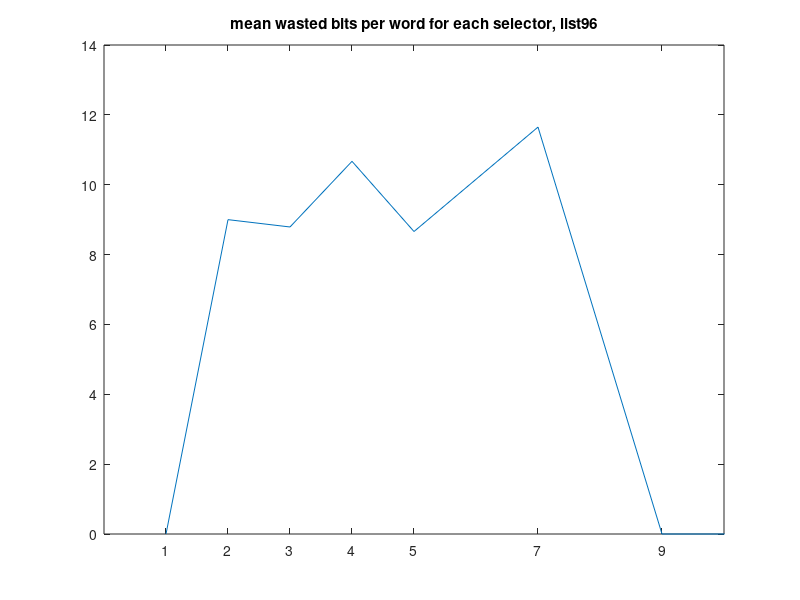

This chart was generated by the following MATLAB code:
list96 = csvread('list96.csv');

listnumber = list96(1,1)
length = list96(2,1)

rawbitwidths = list96(4:34,:);

% row 44 is start of 1 bit list
% rown 286 is end of 28 bit list
bitsbyselector = list96(44:286,:);


selectorbybits = list96(287:end,:);

maxbits = 28
%for i = 0:9
%  selector = selectorbybits(287+i:end,:)
%end

selector1 = selectorbybits(2:28,2)
selector2 = selectorbybits(30:56,2)
selector3 = selectorbybits(58:84,2)
selector4 = selectorbybits(86:112,2)
selector5 = selectorbybits(114:140,2)
selector7 = selectorbybits(142:168,2)
selector9 = selectorbybits(170:196,2)
selector14 = selectorbybits(198:224,2)
selector28 = selectorbybits(226:252,2)
fls = (1:27)

%{
plot(fls, selector2, fls, selector3, fls, selector4, ...
     fls, selector5, fls, selector7)
xlabel('bit width')
ylabel('number of ints')
title('List #96, 25722 postings')
legend({'2 bit selector','3 bit selector','4 bit selector','5 bit selector','7 bit selector'})
axis([1 10 0 5000])
%}


%**************************************
%*** plot where n-bit ints went *******
%**************************************
bitsbyselector = list96(44:286,:);
bitwidth1 = bitsbyselector(1:9,2)
bitwidth2 = bitsbyselector(10:18,2)
bitwidth3 = bitsbyselector(19:27,2)
bitwidth4 = bitsbyselector(28:36,2)
bitwidth5 = bitsbyselector(37:45,2)
bitwidth6 = bitsbyselector(46:54,2)
bitwidth7 = bitsbyselector(55:63,2)
bitwidth9 = bitsbyselector(64:72,2)
bitwidth14 = bitsbyselector(73:81,2)

selectors = (1:9)
selectors(6) = 7;
selectors(7) = 9;
selectors(8) = 14;
selectors(9) = 28;


plot(selectors, bitwidth1, selectors, bitwidth2, selectors, bitwidth3, selectors, bitwidth4, selectors, bitwidth5, selectors, bitwidth6, selectors, bitwidth7)
xlabel('selector')
ylabel('number of ints')
title('List #96, 25722 postings')
legend('1-bit ints','2-bit ints','3-bit ints','4-bit ints','5-bit ints', '6-bit ints', '7-bit ints')
axis([1 14 0 3500])

xticks([1 2 3 4 5 7 9 14])



%plot raw bit with counts
%***************************
bitwidths = csvread('list96bitwidths.csv')

bitwidths = bitwidths(4:13,:)
bits = bitwidths(1:end,1)
freqs = bitwidths(1:end,2)

plot(bits, freqs)
title('List #96, 25722 postings')
xlabel('bitwidths')
ylabel('number of ints')


%plot wasted bit stats for each selector
%******************************************
wastedbits = csvread('list96wbperselector.csv')
selectors = wastedbits(3:end,1)
timesused = wastedbits(3:end,2)
totalwasted = wastedbits(3:end,3)
wastedperword = wastedbits(3:end,4)
wastedperword(isnan(wastedperword)) = 0;

plot(selectors, totalwasted)
axis([0 10 0 20000])
title('total wasted bits for each selector, list96')

plot(selectors, wastedperword)
title('mean wasted bits per word for each selector, list96')
xticks([1 2 3 4 5 7 9 14])
axis([0 10 0 14])
